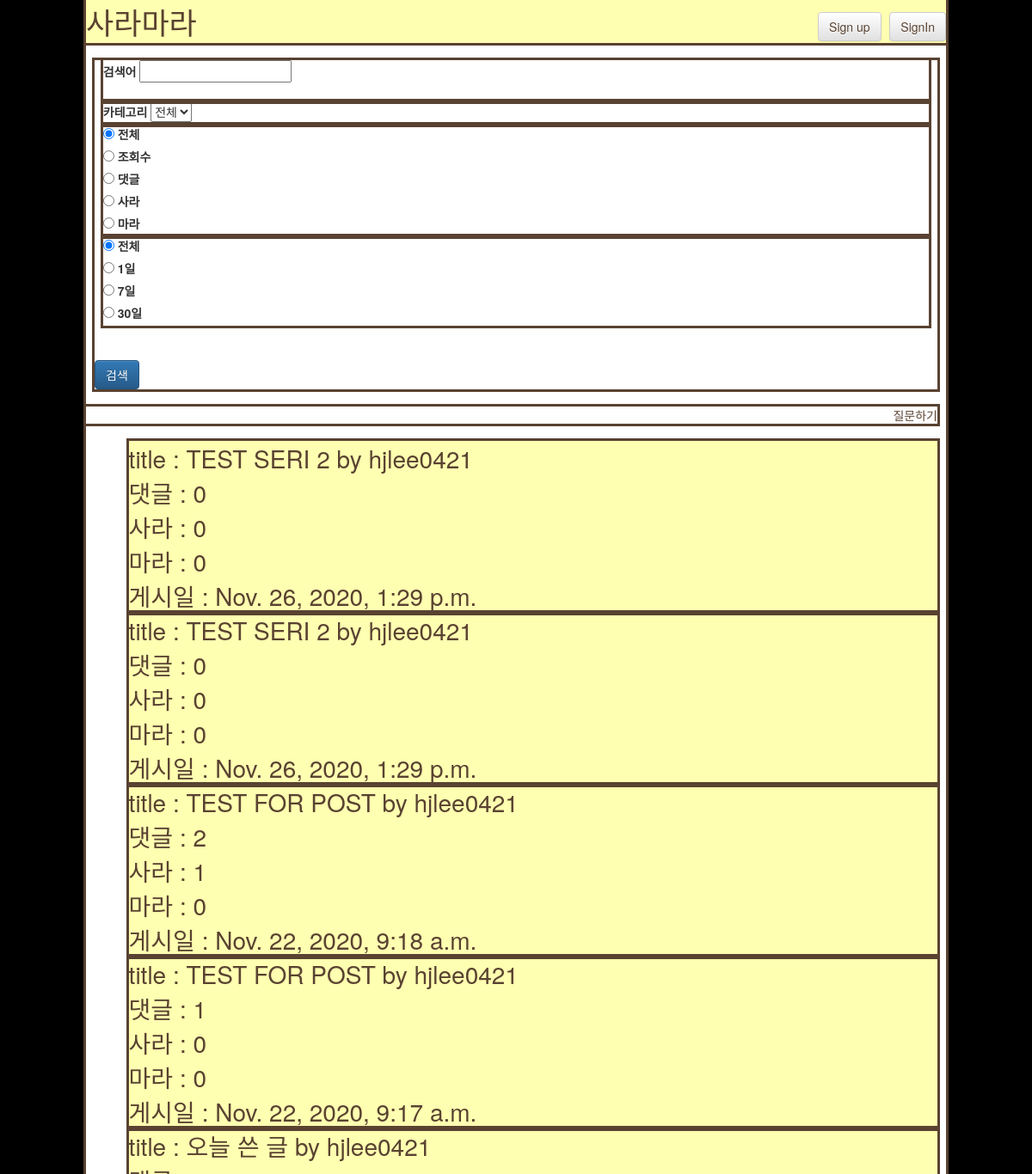
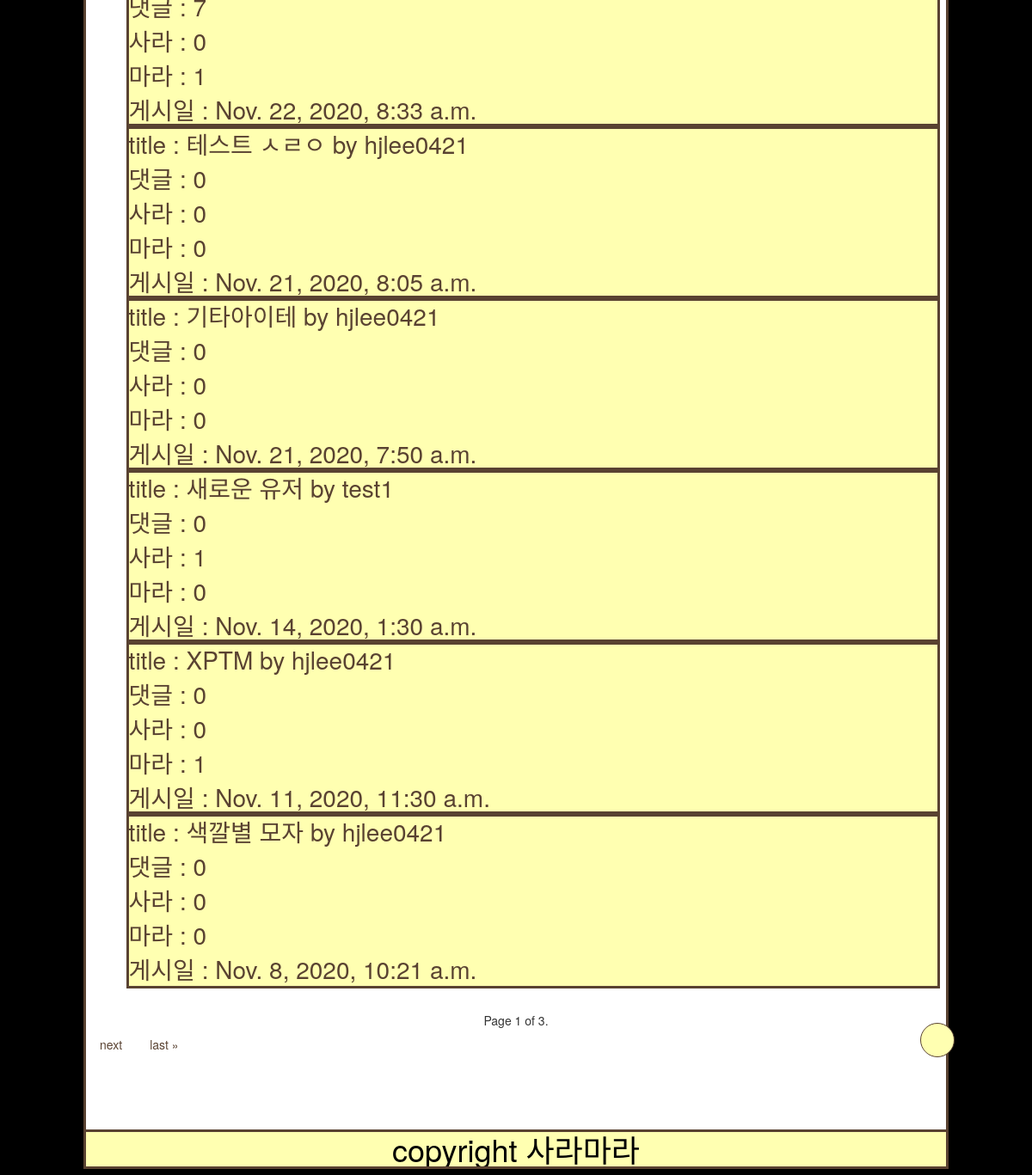
The page / on the database its author committed (2 pictures, top to bottom).
### posts/models.py (models this page shows, shortened)
class Post(models.Model):
    author = models.ForeignKey(
        settings.AUTH_USER_MODEL, on_delete=models.CASCADE)  # settings.py 에 AUTH_USER_MODEL 확인 추천!
    title = models.CharField(max_length=128)
    price = models.CharField(max_length=128, blank=True,  null=True)
    brand = models.CharField(max_length=128, blank=True,  null=True)
    link = models.CharField(
        max_length=128, blank=True, null=True)
    pub_date = models.DateTimeField(auto_now_add=True,
                                    verbose_name='date published')
    sara = models.TextField(blank=True, null=True)
    mara = models.TextField(blank=True, null=True)
    sara_cnt = models.IntegerField(default=0)
    mara_cnt = models.IntegerField(default=0)
    comment_cnt = models.IntegerField(default=0)
    view_cnt = models.IntegerField(default=0)
    ckcontent = RichTextUploadingField(blank=True, null=True)
    CATEGORY_CHOICES = (
        ('상의', '상의'),
        ('하의', '하의'),
        ('신발', '신발'),
        ('기타', '기타'),
    )
    category = models.CharField(
        max_length=128, choices=CATEGORY_CHOICES, default='상의', null=False)
    class Meta:
        ordering = ['-id']

class User(AbstractUser):
    gender = models.IntegerField(default=0)
    age = models.IntegerField(default=0)

### posts/views.py (the view)
# urls.py: path('', views.IndexView.as_view(), name='index'),
class IndexView(generic.ListView):
    model = Post
    template_name = 'posts/index.html'
    context_object_name = 'post_objects'
    paginate_by = 10
    def get(self, request, *args, **kwargs):
        timerange = request.GET.get('timerange')
        timerange_list = ['1일', '7일', '30일']
        drone = request.GET.get('drone')
        drone_list = ['view_cnt', 'comment_cnt', 'sara_cnt', 'mara_cnt']
        category = request.GET.get('category')
        category_list = ['상의', '하의', '신발', '기타']
        keyword = request.GET.get('keyword')
        if timerange in timerange_list:
            self.queryset = self.get_queryset().filter(
                pub_date__gte=datetime.now()-timedelta(days=int(timerange[:-1])))
        if category in category_list:
            self.queryset = self.get_queryset().filter(category=category)
        if keyword:
            self.queryset = self.get_queryset().filter(Q(title__icontains=keyword)
                                                       | Q(ckcontent__icontains=keyword))
        if drone in drone_list:
            self.queryset = self.get_queryset().order_by('-'+drone)
        '''
            $python manage.py shell_plus
            >>> Post.objects.all()
<QuerySet [<Post: 새로운 유저>, <Post: xptm>, <Post: 색깔별 모자>, <Post: 나이키를 살까 말까>, <Post: 어 이게 되나? 위 하의 아래 기타>, <Post: 하의라고>, <Post: 카테고리가 되나? 하의>, <Post: dho>, <Post: 클래스가>, <Post: 제목입니다>, <Post: 테스트유저1>, <Post: 테스트2>, <Post: 사진이 올라가기는 하는데>, <Post: 이게>, <Post: 이건 뭐지?>, <Post: 이제>, <Post: 체크하기>, <Post: 22>, <Post: 리치텍스트>, <Post: 11>, '...(remaining elements truncated)...']>
>>> Post.objects.all().count()
21
>>> Post.objects.filter(title__icontains='테스트')
<QuerySet [<Post: 테스트유저1>, <Post: 테스트2>]>
>>> Post.objects.filter(title__icontains='사진')
<QuerySet [<Post: 사진이 올라가기는 하는데>]>
>>> Post.objects.filter(title='테스트')
<QuerySet []>
>>> Post.objects.filter(title='테스트유저1')
<QuerySet [<Post: 테스트유저1>]>
>>> Post.objects.filter(title__icontains='테스트').values()
<QuerySet [{'id': 25, 'author_id': 3, 'title': '테스트유저1', 'price': '1만원', 'brand': '나이키', 'link': '없음', 'pup_date': datetime.datetime(2020, 11, 1, 6, 28, 22, 682023, tzinfo=<UTC>), 'sara': None, 'mara': None, 'sara_cnt': 0, 'mara_cnt': 0, 'ckcontent': '<p>여기는 ck content</p>', 'category': '상의'}, {'id': 24, 'author_id': 1, 'title': '테스트2', 'price': '스', 'brand': '테', 'link': '트', 'pup_date': datetime.datetime(2020, 10, 21, 11, 45, 25, 310006, tzinfo=<UTC>), 'sara': None, 'mara': None, 'sara_cnt': 0, 'mara_cnt': 0, 'ckcontent': '<p>테스트2</p>', 'category': '상의'}]>
>>> Post.objects.filter(title__icontains='테스트')
'''
        return super(IndexView, self).get(request, *args, **kwargs)

### posts/templates/posts/index.html (shortened to what this page needs)
{% extends 'posts/base.html' %} {% block content %}
<br />
<div class="items-sort">
  <form method="GET" action=".">
    <div class="items-sort">
      <label for="keyword">검색어</label>
      <input type="text" name="keyword" /><br /><br />
    </div>
    <div class="items-sort">
      <label for="category">카테고리</label>
      <select id="category" name="category">
        <option value="전체">전체</option>
      </select>
    </div>
    <div class="items-sort">
      <div>
        <input type="radio" id="전체" name="drone" value="전체" checked />
        <label for="전체">전체</label>
      </div>
      <div>
        <input type="radio" id="조회수" name="drone" value="view_cnt" />
        <label for="조회수">조회수</label>
      </div>
      <div>
        <input type="radio" id="댓글" name="drone" value="comment_cnt" />
        <label for="댓글">댓글</label>
      </div>
      <div>
        <input type="radio" id="사라" name="drone" value="sara_cnt" />
        <label for="사라">사라</label>
      </div>
      <div>
        <input type="radio" id="마라" name="drone" value="mara_cnt" />
        <label for="마라">마라</label>
      </div>
    </div>
    <div class="items-sort">
      <div>
        <input type="radio" id="전체" name="timerange" value="전체" checked />
        <label for="전체">전체</label>
      </div>
      <div>
        <input type="radio" id="1일" name="timerange" value="1일" />
        <label for="1일">1일</label>
      </div>
      <div>
        <input type="radio" id="7일" name="timerange" value="7일" />
        <label for="7일">7일</label>
      </div>
      <div>
        <input type="radio" id="30일" name="timerange" value="30일" />
        <label for="30일">30일</label>
      </div>
    </div>
    <br />
    <br />
    <input type="submit" class="btn btn-primary" value="검색" />
  </form>
</div>
<br />
<div class="ask-list">
  {% if user.is_authenticated %}
  <a href="{% url 'posts:ask' %}">질문하기</a>
  {% else %}
  <a href="{% url 'posts:signin' %}">질문하기</a>
  {% endif %}
</div>
<br />
<div class="items-wrap">
  {% if post_objects %}
  <ul>
    {% for post in post_objects %}
    <a href="{% url 'posts:detail' post.id %}"
      ><div class="single-item">
        title : {{post.title|upper}} by {{post.author}} <br />
        댓글 : {{post.comment_cnt}} <br />
        사라 : {{post.sara_cnt}} <br />
        마라 : {{post.mara_cnt}} <br />
        게시일 : {{post.pub_date}} <br />
      </div>
    </a>
    {% endfor %}
  </ul>
  {% else %}
  <p>no posts are available</p>
  {% endif %}
</div>
<div class="pagination" style="height: 100px; width: 1000px">
  <div class="step-links">
    <div class="current">
      Page {{ page_obj.number }} of {{ page_obj.paginator.num_pages }}.
    </div>
    {% if page_obj.has_next %}
    <a href="?page={{ page_obj.next_page_number }}">next</a>
    <a href="?page={{ page_obj.paginator.num_pages }}">last &raquo;</a>
    {% endif %}
  </div>
</div>
{% endblock %}

### posts/static/posts/style.css (style rules this page uses)
body { display: block; margin: 1%; background-color: #000000; }
.items-sort { outline-style: solid; outline-color: #594231; width: 98%; margin: 0 auto; }
.ask-list { outline-style: solid; outline-color: #594231; text-align: right; width: 99%; }
.items-wrap { margin: 0 auto; }
.single-item { outline-style: solid; outline-color: #594231; background-color: #ffffb1; height: 200px; width: 98%; max-width: 1000px; display: block; font-size: 2em; margin: 0 auto; }
.pagination { margin: 0 auto; text-align: center; display: inline-block; }
.pagination a { color: black; float: left; padding: 8px 16px; text-decoration: none; }
a { color: #594231; text-decoration: none; }
a:link { color: #594231; text-decoration: none; }

### rows shown on the page
Post: title "TEST SERI 2", author "hjlee0421", comment_cnt "0", sara_cnt "0", mara_cnt "0", pub_date "Nov. 26, 2020, 1:29 p.m."
Post: title "TEST SERI 2", author "hjlee0421", comment_cnt "0", sara_cnt "0", mara_cnt "0", pub_date "Nov. 26, 2020, 1:29 p.m."
Post: title "TEST FOR POST", author "hjlee0421", comment_cnt "2", sara_cnt "1", mara_cnt "0", pub_date "Nov. 22, 2020, 9:18 a.m."
Post: title "TEST FOR POST", author "hjlee0421", comment_cnt "1", sara_cnt "0", mara_cnt "0", pub_date "Nov. 22, 2020, 9:17 a.m."
Post: title "오늘 쓴 글", author "hjlee0421", comment_cnt "7", sara_cnt "0", mara_cnt "1", pub_date "Nov. 22, 2020, 8:33 a.m."
Post: title "테스트 ㅅㄹㅇ", author "hjlee0421", comment_cnt "0", sara_cnt "0", mara_cnt "0", pub_date "Nov. 21, 2020, 8:05 a.m."
Post: title "기타아이테", author "hjlee0421", comment_cnt "0", sara_cnt "0", mara_cnt "0", pub_date "Nov. 21, 2020, 7:50 a.m."
Post: title "새로운 유저", author "test1", comment_cnt "0", sara_cnt "1", mara_cnt "0", pub_date "Nov. 14, 2020, 1:30 a.m."
Post: title "XPTM", author "hjlee0421", comment_cnt "0", sara_cnt "0", mara_cnt "1", pub_date "Nov. 11, 2020, 11:30 a.m."
Post: title "색깔별 모자", author "hjlee0421", comment_cnt "0", sara_cnt "0", mara_cnt "0", pub_date "Nov. 8, 2020, 10:21 a.m."

### other values the page prints
{{ page_obj.number }} "1"
{{ page_obj.paginator.num_pages }} "3"
